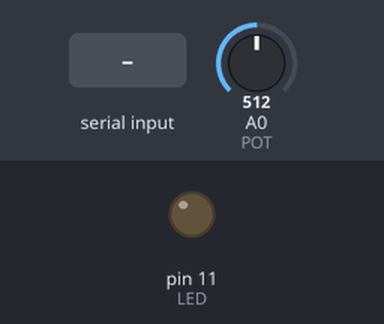
Simulated run of this sketch. Board: Arduino Uno, built with avr-gcc and run on an emulated ATmega328P. Parts: output pins drawn as LEDs (lit = HIGH). Inputs (shaded band) come from the test bench; at power-on: A0 (POT) = 512. What the sketch prints to the serial monitor is not drawn.

Above: at 1.2 s.
1.3 s: "90,45\n" received over Serial
At 1.6 s:
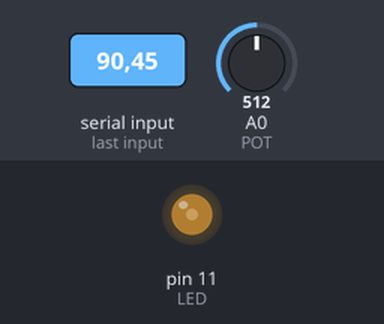
2.8 s: "30,150\n" received over Serial
At 3.9 s:
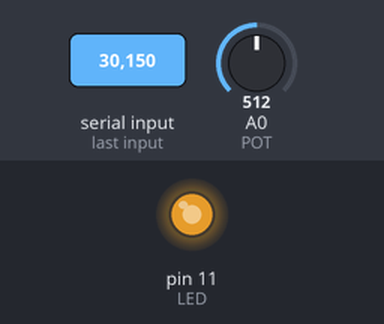
4.3 s: "5\n" received over Serial
At 4.7 s:
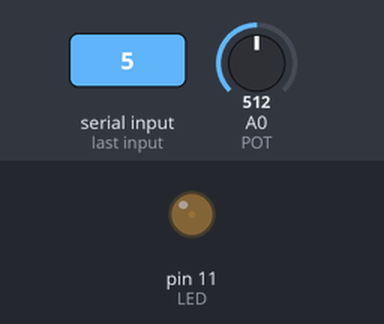
Timing chart, 0 to 7.3 s (numbered marks = the images above; inputs shaded):
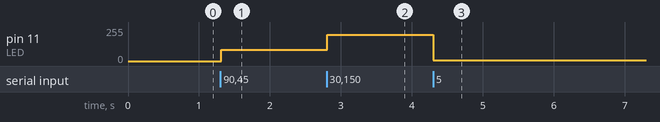

The sketch:

analog_loop.ino
```cpp
// set analog input pin
const int POT = 0;

// set pwm output pin
const int LED = 11;

// set variables
String inString = ""; //analog value read from serial port
char inChar; //value of input map to analog range
int inVal;
int outVal;


void setup() {

  Serial.begin(9600); //open serial port at 9600 bps rate
  pinMode(LED, OUTPUT); //Set led pin as output
  pinMode(POT, INPUT); //Set potentiometer pin as input

}

void loop() {

  // check for incoming data
  if(Serial.available() > 0) {

    // read serial input
    int inChar = Serial.read();

    // check if input is a digit character
    if (isDigit(inChar)) {

      // convert the incoming byte to a char and add it to the string:
      inString += (char)inChar;
      }

    // if you get a newline, process serial output

    // check if incoming byte is '\n'
    else if (inChar == '\n') {

      analogWrite(LED,inString.toInt()); //light up LED
      inString = ""; //clear string buffer

      }

    delay(1); //wait for the the port clear

    }

   // if there no incoming data
   else {

    inVal = analogRead(POT); //get raw potentiometer value
    outVal = map(inVal,0,1200,0,255); //map raw value to analog output range (0-255)
    Serial.println(outVal);//send output value to serial port

    }

}
```

Measured:
- after the input at 1.3 s, pin 11 (LED): 0/255 → 85/255 at once
- after the input at 2.8 s, pin 11 (LED): 85/255 → 198/255 at once
- after the input at 4.3 s, pin 11 (LED): 198/255 → 5/255 at once
